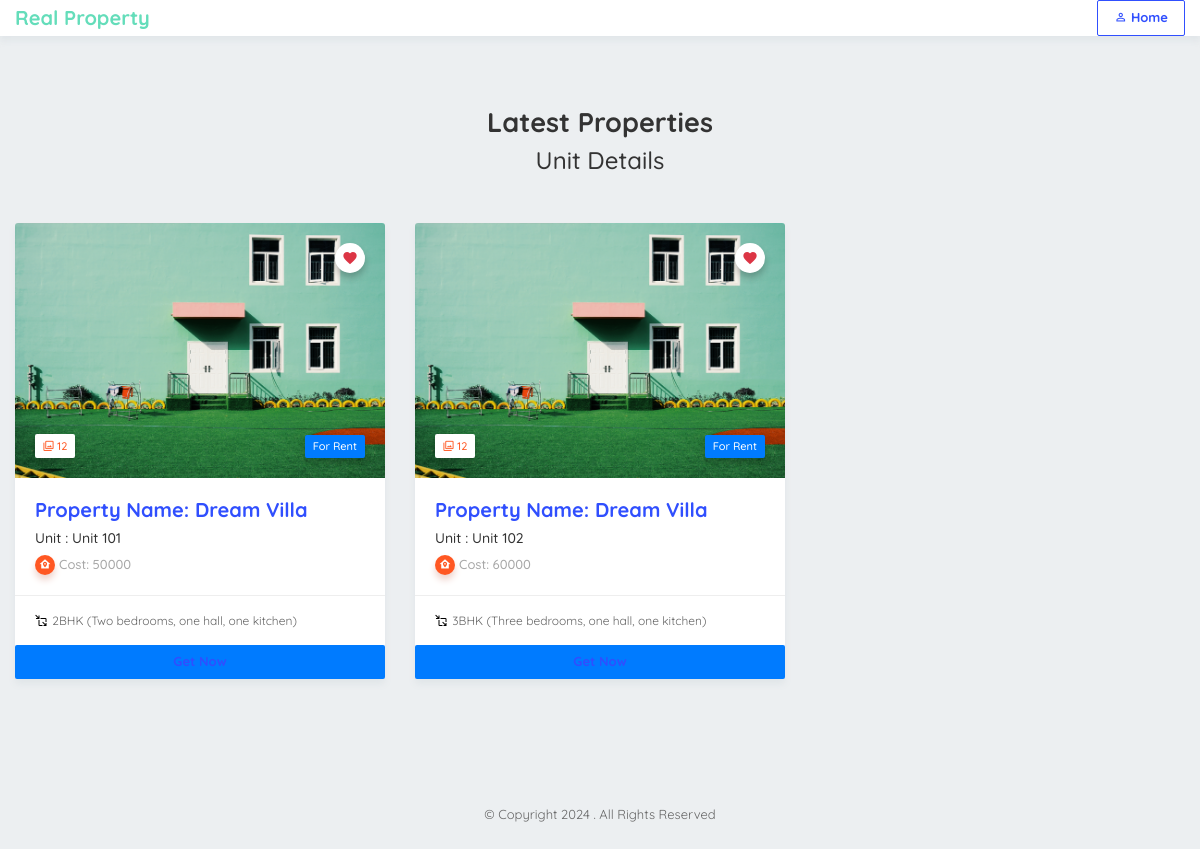
/tenant_view_more/1, run on the app's committed database.
### real_estate_management_app/models.py (models this page shows, shortened)
class UnitDetails(models.Model):
    properti = models.ForeignKey(PropertyDetails, on_delete=models.CASCADE)
    pname = models.CharField(max_length=100)
    uname = models.EmailField(max_length=100)
    rent_cost = models.CharField(max_length=13)
    types = models.CharField(max_length=500)
    status = models.CharField(max_length=10)

class PropertyDetails(models.Model):
    pname = models.CharField(max_length=100,unique=True)
    address = models.EmailField(max_length=100)
    locaton = models.CharField(max_length=130)
    features = models.CharField(max_length=500)
    image = models.ImageField(upload_to='images')
    status = models.CharField(max_length=10)

### real_estate_management_app/views.py (the view)
# urls.py: path("tenant_view_more/<int:id>", views.tenant_view_more,name='tenant_view_more'),
def tenant_view_more(request,id):
    data=UnitDetails.objects.filter(properti=id).values()
    prop_data=PropertyDetails.objects.filter(id=id).values()
    return render(request,'tenant_view_more.html',{'data':data,'prop_data':prop_data})

### real_estate_management_app/templates/tenant_view_more.html (shortened to what this page needs)
<!DOCTYPE html>
<html lang="en">
   <head>
      <link href="../static/tenant/vendor/bootstrap/css/bootstrap.min.css" rel="stylesheet">
      <link href="../static/tenant/vendor/icons/css/materialdesignicons.min.css" media="all" rel="stylesheet" type="text/css" />
      <link href="../static/tenant/vendor/select2/css/select2.min.css" rel="stylesheet" />
      <link href="../static/tenant/css/styles.css" rel="stylesheet">
   </head>
   <body>
      <header>
         <nav class="navbar navbar-expand-lg navbar-light bg-light">
            <div class="container">
               <a class="navbar-brand text-success logo" href="#">
               <span><b>Real Property</b></span>
               </a>
               <div class="collapse navbar-collapse" id="navbarResponsive">
                  <div class="my-2 my-lg-0 ml-auto">
                     <ul class="list-inline main-nav-right">
                        <li class="list-inline-item">
                           <a class="btn btn btn-outline-primary btn-sm" href="{% url 'tenant_home' %}"><i class="mdi mdi-account-outline"></i> Home</a>
                        </li>
                     </ul>
                  </div>
               </div>
            </div>
         </nav>
      </header>
      <section class="section-padding">
         <div class="section-title text-center mb-5">
            <h2>Latest Properties</h2>
            <h4>Unit Details</h4>
         </div>
         <div class="container">
            <div class="row">
               {% for i in data %}
               <div class="col-lg-4 col-md-4">
                  <div class="card card-list">
                     <a href="#">
                        <div class="card-img">
                           <div class="love-badge text-danger"><i class="mdi mdi-heart"></i></div>
                           <div class="badge images-badge"><i class="mdi mdi-image-filter"></i> 12</div>
                           <span class="badge badge-primary">For Rent</span>
                           {% for dt in prop_data %}
                           <img class="card-img-top" src="/media/{{dt.image}}" alt="Card image cap">
                           {% endfor %}
                        </div>
                        <div class="card-body">
                           <h2 class="text-primary mb-2 mt-0">
                            Property Name:   {{i.pname}}
                           </h2>
                           <h5 class="card-title mb-2">Unit : {{i.uname}}</h5>
                           <h6 class="card-subtitle mt-1 mb-0 text-muted"><i class="mdi mdi-home-map-marker"></i>Cost: {{i.rent_cost}}</h6>
                        </div>
                        <div class="card-footer">
                           <span><i class="mdi mdi-move-resize-variant"></i> {{i.types}}</span>
                        </div>
                        <button class="btn badge-primary"><a href="{% url 'tenant_getnow_page' i.id %}">Get Now</a></button>
                     </a>
                  </div>
               </div>
               {% endfor %}
         </div>
      </section>
      <section class="pt-4 pb-4 text-center">
         <p class="mt-0 mb-0">© Copyright 2024 . All Rights Reserved</p>
      </section>
   </body>
</html>

### real_estate_management_app/static/tenant/css/styles.css (style rules this page uses)
body { background-color: #eceff1; font-size: 13px; line-height: 25px; color: #34495e; font-family: 'Quicksand', sans-serif; }
h1, h2, h3, h4, h5, h6 { color: #333333; }
p { font-size: 13px; line-height: 22px; color: #666666; }
img { height: auto; max-width: 100%; }
ul, ol { list-style: outside none none; }
ul { margin: 0; padding: 0; }
img { transform-style: preserve-3d; }
a { transition: color 300ms ease 0s, background-color 300ms ease 0s; text-decoration: none !important; }
a, a:hover { text-decoration: none; color: #304ffe; }
.text-primary { color: #304ffe !important; }
b, strong { font-weight: bold; }
.section-padding { padding: 70px 0; }
.section-title h2 { font-size: 27px; font-weight: bold; }
.text-success { color: #63F2F0 !important; }
.btn { border-radius: 2px; font-size: 13px; font-weight: bold; }
.btn-outline-primary { background-color: transparent; background-image: none; border-color: #304ffe; color: #304ffe; }
.text-success { color: #64ddba !important; }
.bg-light { background-color: #fff !important; box-shadow: 0 5px 6px rgba(207, 216, 221, 0.38) !important; z-index: 999; }
nav.navbar { padding: 0; box-shadow: 0 5px 3px rgba(218, 235, 255, 0.51); }
.main-nav-right .btn { padding: 7px 16px; }
.main-nav-right .list-inline-item { margin: 0; }
.card { border: medium none; box-shadow: 0 5px 7px #e0e5e8; margin-bottom: 30px; }
.card-img { position: relative; }
.love-badge { background: #fff none repeat scroll 0 0; border-radius: 25px; font-size: 16px; height: 30px; line-height: 30px; position: absolute; right: 20px; text-align: center; top: 20px; width: 30px; box-shadow: 0 5px 7px rgba(0, 0, 0, 0.22); z-index: 9; }
.images-badge { background: #fff none repeat scroll 0 0; bottom: 18px; color: #ff5722; font-size: 16px; left: 20px; box-shadow: 0 5px 7px rgba(0, 0, 0, 0.22); position: absolute; right: auto !important; z-index: 9; }
.card-list .badge { border-radius: 2px; bottom: 20px; box-shadow: 0 5px 7px rgba(0, 0, 0, 0.22); font-size: 11px; font-weight: 500; padding: 6px 8px; position: absolute; right: 20px; z-index: 9; }
.card-list .card-body h2 { font-size: 20px; font-weight: bold; }
.card-list .card-body .card-title { font-size: 14px !important; font-weight: 500; }
.card-list .card-body .card-subtitle { font-size: 13px !important; font-weight: 500 !important; color: #a7a7a7 !important; }
.card-list .card-body .card-subtitle i { background: #ff5722 none repeat scroll 0 0; border-radius: 50px; box-shadow: 0 5px 7px #efd2cb; color: #fff; display: inline-block; height: 20px; line-height: 18px; margin: 0 4px 0 0; text-align: center; width: 20px; }
.card-list .card-footer span { color: #666666; font-size: 12px; margin: 0 16px 0 0; }
.card-list .card-footer span i { color: #000; margin: 0 2px 0 0; }
.card-footer { background: #fff none repeat scroll 0 0; border-color: #eeeeee; }
@media (min-width: 1024px) and (max-width: 1200px) { .container { max-width: 100%; } }

### data on the page
UnitDetails: pname "Dream Villa", uname "Unit 101", rent_cost "50000", types "2BHK (Two bedrooms, one hall, one kitchen)"
PropertyDetails: image (picture)
UnitDetails: pname "Dream Villa", uname "Unit 102", rent_cost "60000", types "3BHK (Three bedrooms, one hall, one kitchen)"
